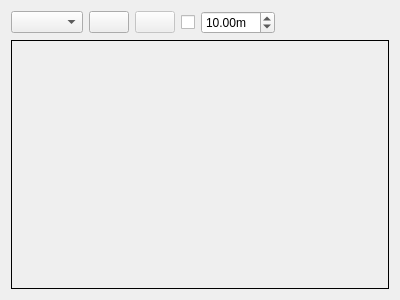
<?xml version="1.0" encoding="UTF-8"?>
<ui version="4.0">
 <class>ImageEnhancerWidget</class>
 <widget class="QWidget" name="ImageEnhancerWidget">
  <property name="enabled">
   <bool>true</bool>
  </property>
  <property name="geometry">
   <rect>
    <x>0</x>
    <y>0</y>
    <width>400</width>
    <height>300</height>
   </rect>
  </property>
  <property name="windowTitle">
   <string>Image Enhancer</string>
  </property>
  <layout class="QVBoxLayout" name="verticalLayout" stretch="0,1,0">
   <item>
    <layout class="QHBoxLayout" name="horizontalLayout" stretch="0,0,0,0,0,1">
     <item>
      <widget class="QComboBox" name="topics_combo_box">
       <property name="sizeAdjustPolicy">
        <enum>QComboBox::AdjustToContents</enum>
       </property>
      </widget>
     </item>
     <item>
      <widget class="QPushButton" name="refresh_topics_push_button"/>
     </item>
     <item>
      <widget class="QPushButton" name="zoom_1_push_button">
       <property name="enabled">
        <bool>false</bool>
       </property>
       <property name="checkable">
        <bool>true</bool>
       </property>
      </widget>
     </item>
     <item>
      <widget class="QCheckBox" name="dynamic_range_check_box">
       <property name="toolTip">
        <string>Dynamic depth range</string>
       </property>
       <property name="text">
        <string/>
       </property>
      </widget>
     </item>
     <item>
      <widget class="QDoubleSpinBox" name="max_range_double_spin_box">
       <property name="toolTip">
        <string>Max depth</string>
       </property>
       <property name="suffix">
        <string>m</string>
       </property>
       <property name="minimum">
        <double>0.010000000000000</double>
       </property>
       <property name="maximum">
        <double>100.000000000000000</double>
       </property>
       <property name="value">
        <double>10.000000000000000</double>
       </property>
      </widget>
     </item>
     <item>
      <spacer name="horizontalSpacer">
       <property name="orientation">
        <enum>Qt::Horizontal</enum>
       </property>
       <property name="sizeHint" stdset="0">
        <size>
         <width>40</width>
         <height>20</height>
        </size>
       </property>
      </spacer>
     </item>
    </layout>
   </item>
   <item>
    <layout class="QHBoxLayout" name="horizontalLayout_2" stretch="1,0">
     <property name="spacing">
      <number>0</number>
     </property>
     <item>
      <widget class="rqt_image_enhancer::RatioLayoutedFrame" name="image_frame">
       <property name="sizePolicy">
        <sizepolicy hsizetype="Expanding" vsizetype="Expanding">
         <horstretch>0</horstretch>
         <verstretch>0</verstretch>
        </sizepolicy>
       </property>
       <property name="minimumSize">
        <size>
         <width>80</width>
         <height>60</height>
        </size>
       </property>
       <property name="frameShape">
        <enum>QFrame::Box</enum>
       </property>
       <property name="lineWidth">
        <number>1</number>
       </property>
      </widget>
     </item>
     <item>
      <spacer name="horizontalSpacer_2">
       <property name="orientation">
        <enum>Qt::Horizontal</enum>
       </property>
       <property name="sizeType">
        <enum>QSizePolicy::Expanding</enum>
       </property>
       <property name="sizeHint" stdset="0">
        <size>
         <width>0</width>
         <height>20</height>
        </size>
       </property>
      </spacer>
     </item>
    </layout>
   </item>
   <item>
    <spacer name="verticalSpacer">
     <property name="orientation">
      <enum>Qt::Vertical</enum>
     </property>
     <property name="sizeHint" stdset="0">
      <size>
       <width>20</width>
       <height>0</height>
      </size>
     </property>
    </spacer>
   </item>
  </layout>
 </widget>
 <customwidgets>
  <customwidget>
   <class>rqt_image_enhancer::RatioLayoutedFrame</class>
   <extends>QFrame</extends>
   <header>rqt_image_enhancer/ratio_layouted_frame.h</header>
   <container>1</container>
  </customwidget>
 </customwidgets>
 <resources/>
 <connections/>
</ui>
